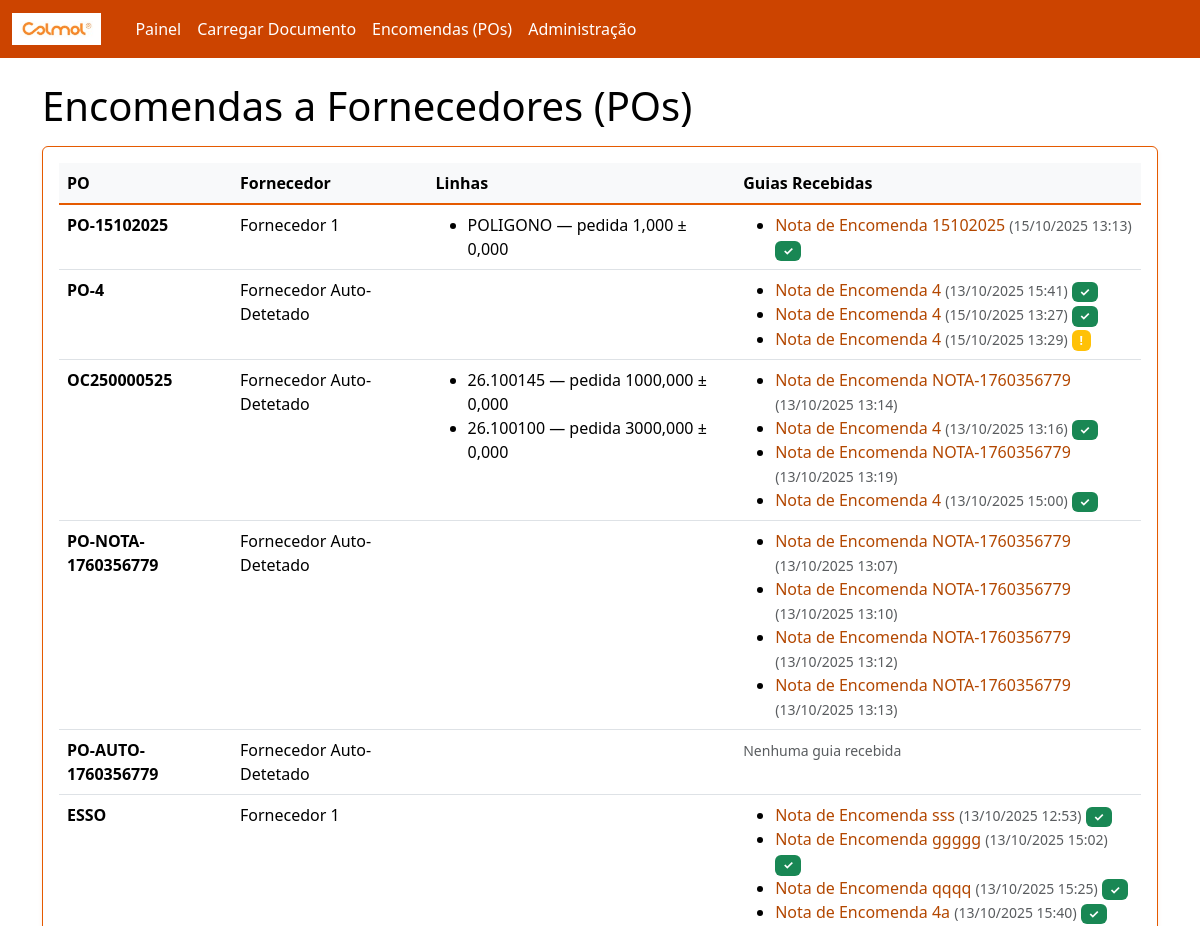
Before: /po/ (upper part) with the older database file.
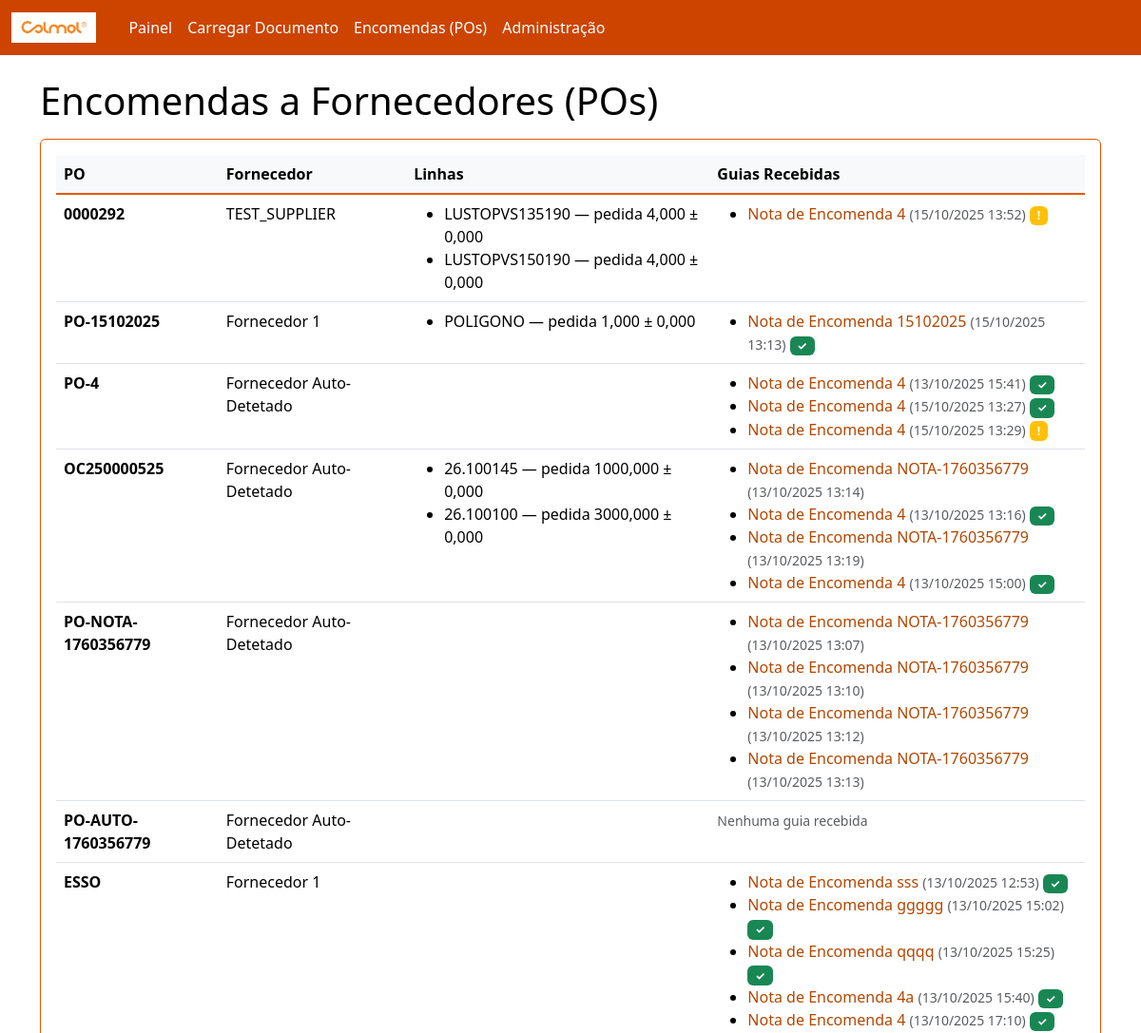
After: the same page with the newer database file.
### rececao/models.py (models this page shows, shortened)
class PurchaseOrder(models.Model):
    number = models.CharField(max_length=100, unique=True)
    supplier = models.ForeignKey(Supplier, on_delete=models.CASCADE, related_name='purchase_orders')
    created_at = models.DateTimeField(auto_now_add=True)

class Supplier(models.Model):
    name = models.CharField(max_length=200, unique=True)
    email = models.EmailField(blank=True, null=True)
    code = models.CharField(max_length=50, unique=True)

class POLine(models.Model):
    po = models.ForeignKey(PurchaseOrder, on_delete=models.CASCADE, related_name='lines')
    internal_sku = models.CharField(max_length=120)  # código interno Colmol
    description = models.CharField(max_length=255, blank=True)
    unit = models.CharField(max_length=20, default='UN')
    qty_ordered = models.DecimalField(max_digits=12, decimal_places=3)
    tolerance = models.DecimalField(max_digits=6, decimal_places=3, default=0)  # tolerância admitida
    class Meta:
        unique_together = ('po','internal_sku')

class InboundDocument(models.Model):
    DOC_TYPES = (
        ('GR','Guia de Remessa'),
        ('FT','Nota de Encomenda'),
    )
    supplier = models.ForeignKey(Supplier, on_delete=models.CASCADE, related_name='inbound_docs')
    doc_type = models.CharField(max_length=2, choices=DOC_TYPES, default='GR')
    number = models.CharField(max_length=120)
    file = models.FileField(upload_to='inbound/')
    received_at = models.DateTimeField(auto_now_add=True)
    parsed_payload = models.JSONField(default=dict, blank=True)  # resultado do OCR/extração
    po = models.ForeignKey(PurchaseOrder, on_delete=models.SET_NULL, null=True, blank=True, related_name='inbound_docs')

### rececao/views.py (the view)
# urls.py: path('po/', views.po_list, name='po_list'),
def po_list(request):
    pos = PurchaseOrder.objects.all().order_by('-id')
    return render(request, 'po_list.html', {'pos': pos})

### templates/po_list.html
{% extends "base.html" %}
{% block content %}
<h1>Encomendas a Fornecedores (POs)</h1>
<div class="card p-3 mt-3">
  <table class="table table-hover">
    <thead><tr><th>PO</th><th>Fornecedor</th><th>Linhas</th><th>Guias Recebidas</th></tr></thead>
    <tbody>
      {% for p in pos %}
      <tr>
        <td><strong>{{ p.number }}</strong></td>
        <td>{{ p.supplier.name }}</td>
        <td>
          <ul class="mb-0">
          {% for l in p.lines.all %}
            <li>{{ l.internal_sku }} — pedida {{ l.qty_ordered }} ± {{ l.tolerance }}</li>
          {% endfor %}
          </ul>
        </td>
        <td>
          {% with guias=p.inbound_docs.all %}
            {% if guias %}
              <ul class="mb-0">
              {% for guia in guias %}
                <li>
                  <a href="/inbound/{{ guia.id }}/" class="text-decoration-none">
                    {{ guia.get_doc_type_display }} {{ guia.number }}
                  </a>
                  <small class="text-muted">({{ guia.received_at|date:"d/m/Y H:i" }})</small>
                  {% if guia.match_result %}
                    {% if guia.match_result.status == 'matched' %}
                      <span class="badge bg-success">✓</span>
                    {% elif guia.match_result.status == 'exceptions' %}
                      <span class="badge bg-warning">!</span>
                    {% endif %}
                  {% endif %}
                </li>
              {% endfor %}
              </ul>
            {% else %}
              <small class="text-muted">Nenhuma guia recebida</small>
            {% endif %}
          {% endwith %}
        </td>
      </tr>
      {% empty %}
      <tr><td colspan="4">Sem POs. Use o admin para criar dados de exemplo.</td></tr>
      {% endfor %}
    </tbody>
  </table>
</div>
{% endblock %}

### templates/base.html (shortened to what this page needs)
{% load static %}
<!doctype html>
<html lang="pt">
<head>
  <link href="https://cdn.jsdelivr.net/npm/bootstrap@5.3.3/dist/css/bootstrap.min.css" rel="stylesheet">
</head>
<body>
  <nav class="navbar navbar-expand-lg navbar-dark">
    <div class="container-fluid">
      <a class="navbar-brand d-flex align-items-center" href="/">
        <img src="{% static 'colmol-logo.png' %}" alt="Colmol" style="height: 32px; margin-right: 10px;">
      </a>
      <div class="collapse navbar-collapse" id="nav">
        <ul class="navbar-nav me-auto mb-2 mb-lg-0">
          <li class="nav-item"><a class="nav-link" href="/">Painel</a></li>
          <li class="nav-item"><a class="nav-link" href="/upload/">Carregar Documento</a></li>
          <li class="nav-item"><a class="nav-link" href="/po/">Encomendas (POs)</a></li>
          <li class="nav-item"><a class="nav-link" href="/admin/">Administração</a></li>
        </ul>
      </div>
    </div>
  </nav>
  <main class="container my-4">
    {% block content %}{% endblock %}
  </main>
</body>
</html>

Changed rows visible on the page:
added PurchaseOrder: number "0000292", supplier.name "TEST_SUPPLIER"
added POLine: internal_sku "LUSTOPVS135190", qty_ordered "4,000", tolerance "0,000", shown under "0000292"
added POLine: internal_sku "LUSTOPVS150190", qty_ordered "4,000", tolerance "0,000", shown under "0000292"
added InboundDocument: doc_type "Nota de Encomenda", number "4", received_at "15/10/2025 13:52", shown under "0000292"
computed for PurchaseOrder "ESSO": gains InboundDocument (doc_type "Nota de Encomenda", number "4", received_at "13/10/2025 17:10")
